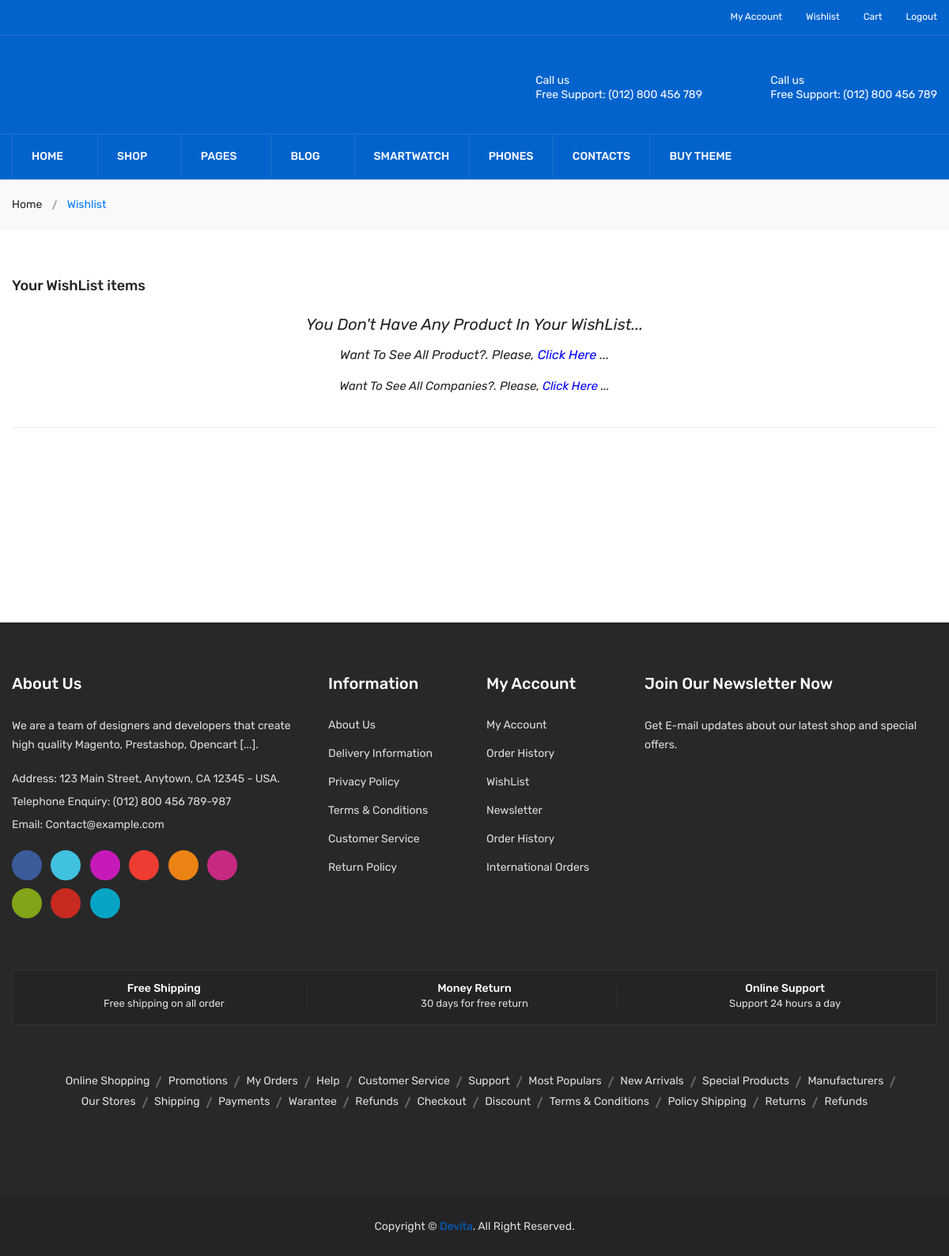
Page /EngineeringTools/Wishlist (signed in) on the earlier database version.
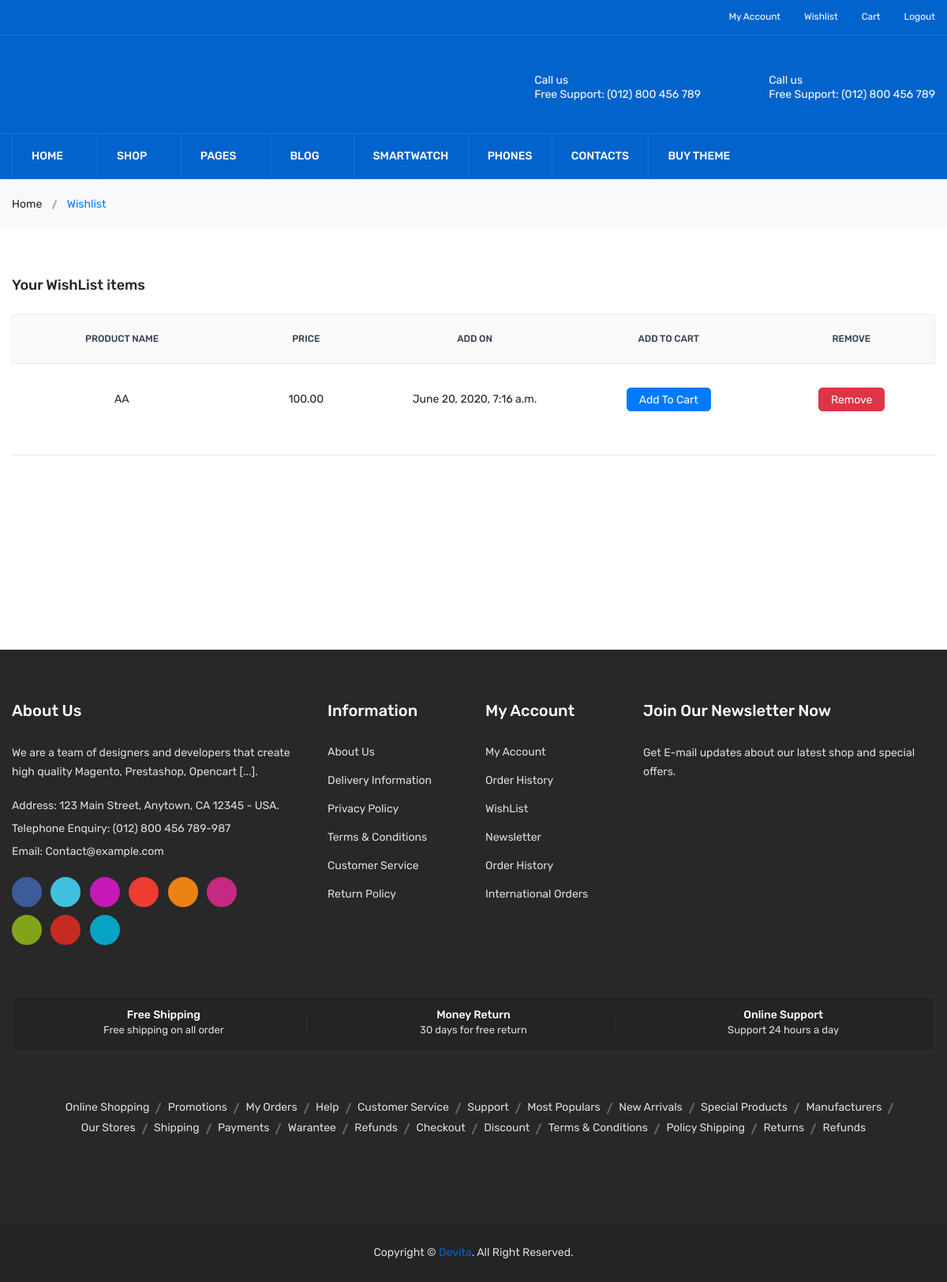
Same page on the later database version.
### Cart/models.py (models this page shows, shortened)
class Wishlist(models.Model):
    product = models.ForeignKey(Product_Hardware, on_delete=models.CASCADE)
    user = models.ForeignKey(User, on_delete = models.CASCADE)
    product_name = models.CharField(max_length = 20)
    user_name = models.CharField(max_length = 20)
    user_email = models.EmailField()
    price = models.CharField(max_length=10)
    added_in_wishlist = models.DateTimeField(auto_now_add=True)

### User/views.py (the view)
def User_Wishlist_View(request):
    temp = "User/wishlist.html"
    data = Wishlist.objects.filter(user= request.user).order_by('-added_in_wishlist')
    return render(request, temp, {'data':data})

### Templates/User/wishlist.html (shortened to what this page needs)
{% extends 'User/header_footer.html' %}
{% load static %}
{% load i18n %}
{% block 'content'  %}
<div class="breadcrumb-area gray-bg-7">
            <div class="container">
                <div class="breadcrumb-content">
                    <ul>
                        <li><a href="index.html">Home</a></li>
                        <li class="active">Wishlist </li>
                    </ul>
                </div>
            </div>
        </div>
        <div class="cart-main-area pt-60 pb-25">
            <div class="container">
                <h3 class="page-title">Your WishList items</h3>
                <div class="row">
                    <div class="col-lg-12 col-md-12 col-sm-12 col-12">
                        {% if not data %}
                            <center>
                                <p style="font-size:20px; font-style:italic;">You Don't Have Any Product In Your WishList...</p>
                                <p style="font-size:16px; font-style:italic;">Want To See All Product?. Please, <span><a style="color:blue;" href="#">Click Here</a></span> ...</p>
                                <p style="font-size:15px; font-style:italic;">Want To See All Companies?. Please, <span><a style="color:blue;" href="{% url 'User:All_Company' %}">Click Here</a></span> ...</p>
                            </center>
                        {% else %}
                        <div class="table-content table-responsive wishlist">
                                <table class="col-lg-12 col-md-12 col-sm-12 col-12">
                                    <thead>
                                        <tr>
                                            <th>Product Name</th>
                                            <th>Price</th>
                                            <th>Add On</th>
                                            <th>Add To Cart</th>
                                            <th>Remove</th>
                                        </tr>
                                    </thead>
                                    <tbody>
                                        {% for i in data %}
                                            <tr>
                                                <td>{{ i.product_name }}</td>
                                                <td>{{ i.price }}</td>
                                                <td>{{ i.added_in_wishlist }}</td>
                                                <td>
                                                    <form method="POST" action="{% url 'Cart:WishList_To_Cart' %}">
                                                        <button class="btn btn-primary" style="border-radius:5px">
                                                            Add To Cart
                                                        </button>
                                                    </form>
                                                </td>
                                                <td>
                                                    <form method="POST" action="{% url 'Cart:Remove_From_Wish_LIST' %}">
                                                        <button class="btn btn-danger" style="border-radius:5px">
                                                            Remove
                                                        </button>
                                                    </form>
                                                </td>
                                            </tr>
                                        {% endfor %}
                                    </tbody>
                                </table>
                            </div>
                        {% endif %}
                    </div>
                </div>
            </div>
        </div>
{% endblock %}

Differences in the rows shown:
added Wishlist: product_name "AA", price "100.00", added_in_wishlist "June 20, 2020, 7:16 a.m."
Other differences:
text no longer shown: "You Don't Have Any Product In Your WishList... Want To See All Product?. Please, Click Here ... Want To See All Companies?. Please, Click Here ..."
text now shown: "PRODUCT NAME PRICE ADD ON ADD TO CART REMOVE"
